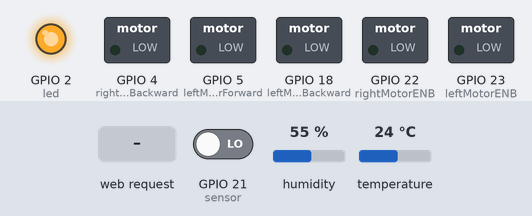
The sketch below on a simulated ESP32. Shown: switched loads named in the sketch (green lamp = pin HIGH), output pins drawn as LEDs (lit = HIGH). Inputs (shaded band) come from the test bench; at power-on: GPIO 21 (sensor) LOW, humidity 55 %, temperature 24 °C. WiFi joins after 1.5 s; servers stay silent unless stated; nothing arrives over Bluetooth unless stated; the camera gives no picture; what the sketch prints to the serial monitor is not drawn.

Above: at 3.0 s.
3.1 s: HTTP request GET /up received
At 4.4 s:
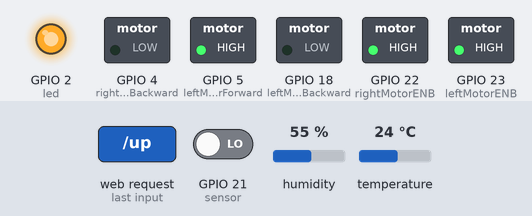
5.3 s: HTTP request GET /down received
At 6.2 s:
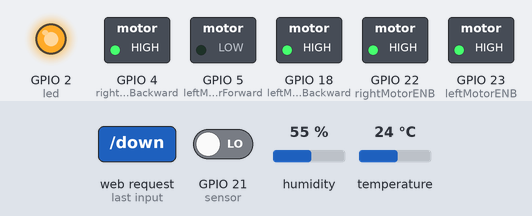
7.4 s: HTTP request GET /left received
At 8.7 s:
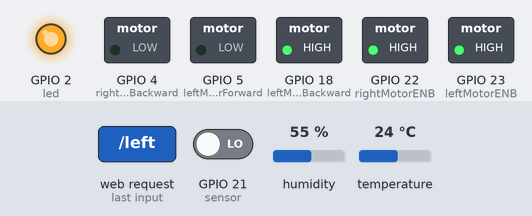
9.4 s: HTTP request GET /right received
At 10.5 s:
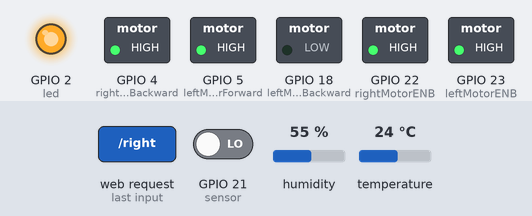
14.5 s: HTTP request GET /stop received
At 16.3 s:
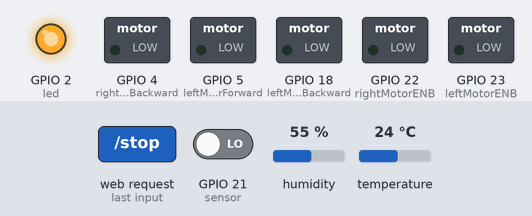
Timing chart, 0 to 17.6 s (numbered marks = the images above; inputs shaded):
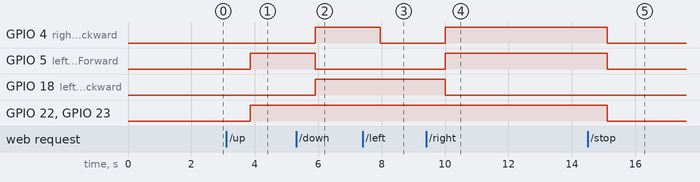

The sketch:

AtmosTrack.ino
```cpp
#include "esp_camera.h"
#include <WiFi.h>
#include "soc/soc.h"
#include "soc/rtc_cntl_reg.h"
#include <analogWrite.h>
#include "BluetoothSerial.h"

WiFiClient client;
WiFiServer server(80);
/*
 * References:
 * https://www.youtube.com/watch?v=MicAM_A0_lU (ESP32CAM)
 * https://www.youtube.com/watch?v=a_PxAT8M-58&t=288s (ESP32CAM)
 *
 * https://create.arduino.cc/projecthub/Arca_Ege/using-dht11-b0f365 (DHT 11)
 * http://www.circuitstoday.com/interfacing-mq5-lpg-sensor-to-arduino (GAS SENSOR)
 * https://www.youtube.com/watch?v=3U8AEEQuyhY&t=838s  DHT 11 Sensor readings and to App with bluetooth
 *
 */

#define CAMERA_MODEL_AI_THINKER

#if !defined(CONFIG_BT_ENABLED) || !defined(CONFIG_BLUEDROID_ENABLED)
#error Bluetooth is not enabled! Please run `make menuconfig` to and enable it
#endif


#define led 2
#include <dht11.h>
#define DHT11PIN 25
#define Sensor 4

dht11 DHT11;
int sensor = 21;
int gasValue;


/* receives data from application */
String  data ="";

/* define L298N motor control pins */
int leftMotorForward = 5;     /* GPIO2(D4) -> IN3   */
int rightMotorForward = 2;   /* GPIO15(D8) -> IN1  */
int leftMotorBackward = 18;    /* GPIO0(D3) -> IN4   */
int rightMotorBackward = 4;  /* GPIO13(D7) -> IN2  */


/* define L298N enable pins */
int rightMotorENB = 22; /* GPIO14(D5) -> Motor-A Enable */
int leftMotorENB = 23;  /* GPIO12(D6) -> Motor-B Enable */

BluetoothSerial SerialBT;

#include "camera_pins.h"

const char* ssid = "Hi";
const char* password = "password";

void startCameraServer();

void setup() {
  pinMode(sensor,INPUT);
  pinMode(led, OUTPUT);
  WRITE_PERI_REG(RTC_CNTL_BROWN_OUT_REG, 0);
  Serial.begin(115200);
  Serial.setDebugOutput(true);
  SerialBT.begin("ESP32test"); //Bluetooth device name
  Serial.println("The device started, now you can pair it with bluetooth!");
  Serial.println();


  //  Serial.begin(115200);
  connectWiFi();
  /* initialize motor control pins as output */
  pinMode(leftMotorForward, OUTPUT);
  pinMode(rightMotorForward, OUTPUT);
  pinMode(leftMotorBackward, OUTPUT);
  pinMode(rightMotorBackward, OUTPUT);

  /* initialize motor enable pins as output */
  pinMode(leftMotorENB, OUTPUT);
  pinMode(rightMotorENB, OUTPUT);

  /* start server communication */
  server.begin();

  camera_config_t config;
  config.ledc_channel = LEDC_CHANNEL_0;
  config.ledc_timer = LEDC_TIMER_0;
  config.pin_d0 = Y2_GPIO_NUM;
  config.pin_d1 = Y3_GPIO_NUM;
  config.pin_d2 = Y4_GPIO_NUM;
  config.pin_d3 = Y5_GPIO_NUM;
  config.pin_d4 = Y6_GPIO_NUM;
  config.pin_d5 = Y7_GPIO_NUM;
  config.pin_d6 = Y8_GPIO_NUM;
  config.pin_d7 = Y9_GPIO_NUM;
  config.pin_xclk = XCLK_GPIO_NUM;
  config.pin_pclk = PCLK_GPIO_NUM;
  config.pin_vsync = VSYNC_GPIO_NUM;
  config.pin_href = HREF_GPIO_NUM;
  config.pin_sscb_sda = SIOD_GPIO_NUM;
  config.pin_sscb_scl = SIOC_GPIO_NUM;
  config.pin_pwdn = PWDN_GPIO_NUM;
  config.pin_reset = RESET_GPIO_NUM;
  config.xclk_freq_hz = 20000000;
  config.pixel_format = PIXFORMAT_JPEG;
  //init with high specs to pre-allocate larger buffers
  if(psramFound()){
    config.frame_size = FRAMESIZE_UXGA;
    config.jpeg_quality = 10;
    config.fb_count = 2;
  } else {
    config.frame_size = FRAMESIZE_SVGA;
    config.jpeg_quality = 12;
    config.fb_count = 1;
  }

#if defined(CAMERA_MODEL_ESP_EYE)
  pinMode(13, INPUT_PULLUP);
  pinMode(14, INPUT_PULLUP);
#endif

  // camera init
  esp_err_t err = esp_camera_init(&config);
  if (err != ESP_OK) {
    Serial.printf("Camera init failed with error 0x%x", err);
    return;
  }

  sensor_t * s = esp_camera_sensor_get();
  //initial sensors are flipped vertically and colors are a bit saturated
  if (s->id.PID == OV3660_PID) {
    s->set_vflip(s, 1);//flip it back
    s->set_brightness(s, 1);//up the blightness just a bit
    s->set_saturation(s, -2);//lower the saturation
  }
  //drop down frame size for higher initial frame rate
  s->set_framesize(s, FRAMESIZE_QVGA);

#if defined(CAMERA_MODEL_M5STACK_WIDE)
  s->set_vflip(s, 1);
  s->set_hmirror(s, 1);
#endif

  WiFi.begin(ssid, password);

  while (WiFi.status() != WL_CONNECTED) {
    delay(500);
    Serial.print(".");
  }
  Serial.println("");
  Serial.println("WiFi connected");

  startCameraServer();

  Serial.print("Camera Ready! Use 'http://");
  Serial.print(WiFi.localIP());
  Serial.println("' to connect");
}

void loop() {
  digitalWrite(led, HIGH);
  int chk = DHT11.read(DHT11PIN);

  Serial.print("Humidity: ");
  Serial.println((float)DHT11.humidity, 1);

  Serial.print("Temperature: ");
  Serial.println((float)DHT11.temperature, 1);

  gasValue = digitalRead(sensor);
  Serial.print("Gas Value: ");
  Serial.println(gasValue);

  SerialBT.print("Humidity: ");
  SerialBT.println((float)DHT11.humidity, 1);

  SerialBT.print("Temperature: ");
  SerialBT.println((float)DHT11.temperature, 1);

  SerialBT.print("Gas Value: ");
  SerialBT.println(gasValue);


  if (Serial.available()) {
    SerialBT.write(Serial.read());
  }
  if (SerialBT.available()) {
    Serial.write(SerialBT.read());
  }
  delay(1000);

  client = server.available();
  if (!client) return;
  data = checkClient ();


/************************ Run the function according to incoming data from application *************************/

    /* If the incoming data is "forward", run the "MotorForward" function */
  if (data == "up") MotorForward();
    /* If the incoming data is "backward", run the "MotorBackward" function */
  else if (data == "down") MotorBackward();
    /* If the incoming data is "left", run the "TurnLeft" function */
  else if (data == "left") TurnLeft();
    /* If the incoming data is "right", run the "TurnRight" function */
  else if (data == "right") TurnRight();
    /* If the incoming data is "stop", run the "MotorStop" function */
  else if (data == "stop") MotorStop();

}


void MotorForward(void)
{
  digitalWrite(leftMotorENB,HIGH);
  digitalWrite(rightMotorENB,HIGH);
  digitalWrite(leftMotorForward,HIGH);
  digitalWrite(rightMotorForward,HIGH);
  digitalWrite(leftMotorBackward,LOW);
  digitalWrite(rightMotorBackward,LOW);
}


void MotorBackward(void)
{
  digitalWrite(leftMotorENB,HIGH);
  digitalWrite(rightMotorENB,HIGH);
  digitalWrite(leftMotorBackward,HIGH);
  digitalWrite(rightMotorBackward,HIGH);
  digitalWrite(leftMotorForward,LOW);
  digitalWrite(rightMotorForward,LOW);
}


void TurnLeft(void)
{
  digitalWrite(leftMotorENB,HIGH);
  digitalWrite(rightMotorENB,HIGH);
  digitalWrite(leftMotorForward,LOW);
  digitalWrite(rightMotorForward,HIGH);
  digitalWrite(rightMotorBackward,LOW);
  digitalWrite(leftMotorBackward,HIGH);
}


void TurnRight(void)
{
  digitalWrite(leftMotorENB,HIGH);
  digitalWrite(rightMotorENB,HIGH);
  digitalWrite(leftMotorForward,HIGH);
  digitalWrite(rightMotorForward,LOW);
  digitalWrite(rightMotorBackward,HIGH);
  digitalWrite(leftMotorBackward,LOW);
}


void MotorStop(void)
{
  digitalWrite(leftMotorENB,LOW);
  digitalWrite(rightMotorENB,LOW);
  digitalWrite(leftMotorForward,LOW);
  digitalWrite(leftMotorBackward,LOW);
  digitalWrite(rightMotorForward,LOW);
  digitalWrite(rightMotorBackward,LOW);
}


/********************************** RECEIVE DATA FROM the APP ******************************************/
String checkClient (void)
{
  while(!client.available()) delay(1);
  String request = client.readStringUntil('\r');
  request.remove(0, 5);
  request.remove(request.length()-9,9);
  return request;
}


void connectWiFi()
{
  Serial.println("Connecting to WIFI");
  WiFi.begin(ssid, password);
  while ((!(WiFi.status() == WL_CONNECTED)))
  {
    delay(300);
    Serial.print("..");
  }
  Serial.println("");
  Serial.println("WiFi connected");
  Serial.println("NodeMCU Local IP is : ");
  Serial.print((WiFi.localIP()));
}
```

camera_pins.h
```cpp
#if defined(CAMERA_MODEL_WROVER_KIT)
#define PWDN_GPIO_NUM    -1
#define RESET_GPIO_NUM   -1
#define XCLK_GPIO_NUM    21
#define SIOD_GPIO_NUM    26
#define SIOC_GPIO_NUM    27

#define Y9_GPIO_NUM      35
#define Y8_GPIO_NUM      34
#define Y7_GPIO_NUM      39
#define Y6_GPIO_NUM      36
#define Y5_GPIO_NUM      19
#define Y4_GPIO_NUM      18
#define Y3_GPIO_NUM       5
#define Y2_GPIO_NUM       4
#define VSYNC_GPIO_NUM   25
#define HREF_GPIO_NUM    23
#define PCLK_GPIO_NUM    22

#elif defined(CAMERA_MODEL_ESP_EYE)
#define PWDN_GPIO_NUM    -1
#define RESET_GPIO_NUM   -1
#define XCLK_GPIO_NUM    4
#define SIOD_GPIO_NUM    18
#define SIOC_GPIO_NUM    23

#define Y9_GPIO_NUM      36
#define Y8_GPIO_NUM      37
#define Y7_GPIO_NUM      38
#define Y6_GPIO_NUM      39
#define Y5_GPIO_NUM      35
#define Y4_GPIO_NUM      14
#define Y3_GPIO_NUM      13
#define Y2_GPIO_NUM      34
#define VSYNC_GPIO_NUM   5
#define HREF_GPIO_NUM    27
#define PCLK_GPIO_NUM    25

#elif defined(CAMERA_MODEL_M5STACK_PSRAM)
#define PWDN_GPIO_NUM     -1
#define RESET_GPIO_NUM    15
#define XCLK_GPIO_NUM     27
#define SIOD_GPIO_NUM     25
#define SIOC_GPIO_NUM     23

#define Y9_GPIO_NUM       19
#define Y8_GPIO_NUM       36
#define Y7_GPIO_NUM       18
#define Y6_GPIO_NUM       39
#define Y5_GPIO_NUM        5
#define Y4_GPIO_NUM       34
#define Y3_GPIO_NUM       35
#define Y2_GPIO_NUM       32
#define VSYNC_GPIO_NUM    22
#define HREF_GPIO_NUM     26
#define PCLK_GPIO_NUM     21

#elif defined(CAMERA_MODEL_M5STACK_WIDE)
#define PWDN_GPIO_NUM     -1
#define RESET_GPIO_NUM    15
#define XCLK_GPIO_NUM     27
#define SIOD_GPIO_NUM     22
#define SIOC_GPIO_NUM     23

#define Y9_GPIO_NUM       19
#define Y8_GPIO_NUM       36
#define Y7_GPIO_NUM       18
#define Y6_GPIO_NUM       39
#define Y5_GPIO_NUM        5
#define Y4_GPIO_NUM       34
#define Y3_GPIO_NUM       35
#define Y2_GPIO_NUM       32
#define VSYNC_GPIO_NUM    25
#define HREF_GPIO_NUM     26
#define PCLK_GPIO_NUM     21

#elif defined(CAMERA_MODEL_AI_THINKER)
#define PWDN_GPIO_NUM     32
#define RESET_GPIO_NUM    -1
#define XCLK_GPIO_NUM      0
#define SIOD_GPIO_NUM     26
#define SIOC_GPIO_NUM     27

#define Y9_GPIO_NUM       35
#define Y8_GPIO_NUM       34
#define Y7_GPIO_NUM       39
#define Y6_GPIO_NUM       36
#define Y5_GPIO_NUM       21
#define Y4_GPIO_NUM       19
#define Y3_GPIO_NUM       18
#define Y2_GPIO_NUM        5
#define VSYNC_GPIO_NUM    25
#define HREF_GPIO_NUM     23
#define PCLK_GPIO_NUM     22

#else
#error "Camera model not selected"
#endif
```

Measured:
- after the input at 3.1 s, GPIO 5 (leftMotorForward), GPIO 22 (rightMotorENB), GPIO 23 (leftMotorENB): LOW → HIGH after 0.76 s
- after the input at 5.3 s, GPIO 4 (rightMotorBackward), GPIO 18 (leftMotorBackward): LOW → HIGH after 0.60 s; GPIO 5 (leftMotorForward): HIGH → LOW after 0.60 s
- after the input at 7.4 s, GPIO 4 (rightMotorBackward): HIGH → LOW after 0.55 s
- after the input at 9.4 s, GPIO 4 (rightMotorBackward), GPIO 5 (leftMotorForward): LOW → HIGH after 0.60 s; GPIO 18 (leftMotorBackward): HIGH → LOW after 0.60 s
- after the input at 14.5 s, GPIO 4 (rightMotorBackward), GPIO 5 (leftMotorForward), GPIO 22 (rightMotorENB), GPIO 23 (leftMotorENB): HIGH → LOW after 0.62 s
